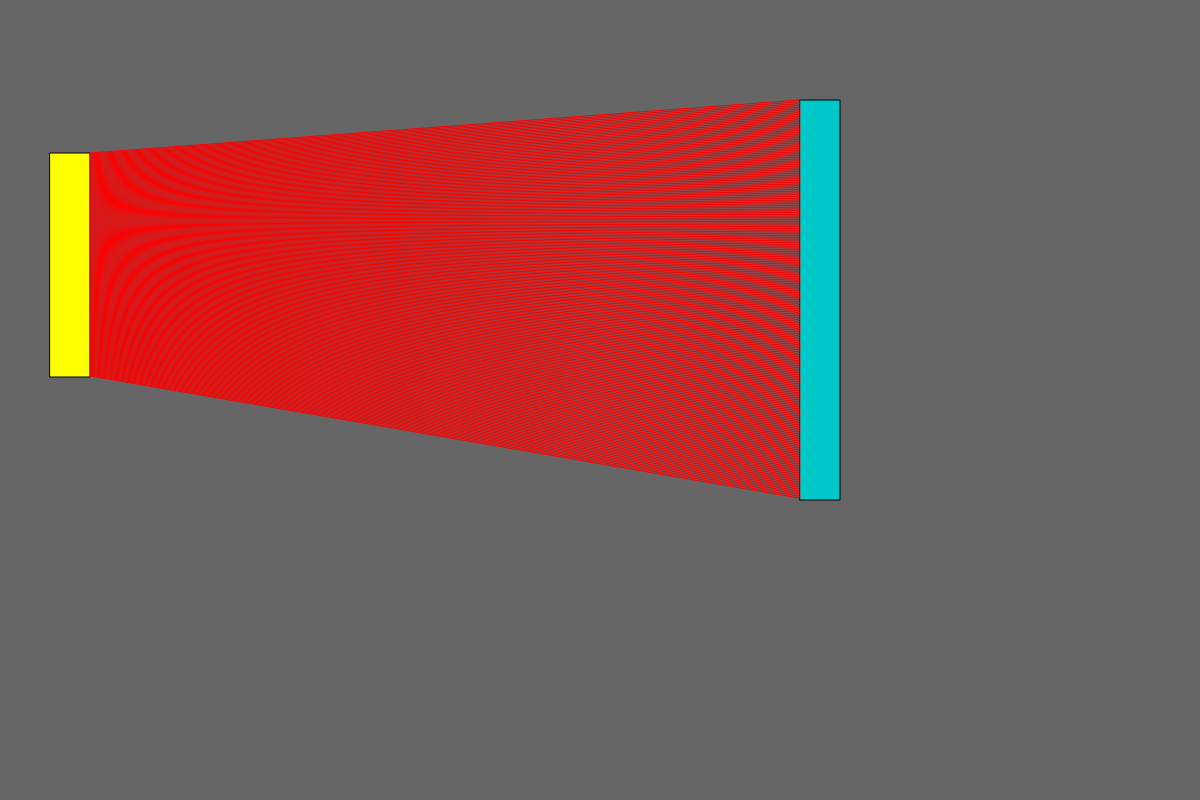
Frame 1 (no input)
Frame 60 (no input): identical to frame 1, image omitted
Frame 120 (the mouse pressed at the canvas centre since frame 60): identical to frame 1, image omitted

The p5.js sketch that drew this single still picture (run headless with seeded random() and noise() and a simulated clock; from frame 60 on, the mouse is pressed at the canvas centre):

// p5.js sketch
// ── sketch.js
var canvas_width = 1200;
var canvas_height = 800;

// input "data" domain
var input = [153, 377]

// output pixel range
var output = [100, 500]

// rectangle constants
var yellow_x = 50;
var blue_x = 800;
var rect_width = 40;

function setup() {
  // initialize canvas to draw
  createCanvas(canvas_width, canvas_height);
  
  // set background fill
  background(102);
  
  // extent of inputs and outputs
  var input_span = input[1] - input[0];
  var output_span = output[1] - output[0];
  
  // set color of fill with rgb values (0 -> 255)
  fill(255,255,0);
  
  // rect(x, y, width, height)
  rect(yellow_x, input[0], rect_width, input_span);
  
  // draw blue rectangle
  fill(0,200,200);
  rect(blue_x, output[0], rect_width, output_span);
  
  for (var i = input[0]; i < input[1]; i++) {
    var output_y = map(i, input[0], input[1], output[0], output[1])
    
    stroke(255, 0, 0);
    
    // https://p5js.org/examples/examples/Form_Points_and_Lines.php
    line(yellow_x + rect_width, i, blue_x, output_y)
  }
}

function draw() {
  // nothing to do here
}
